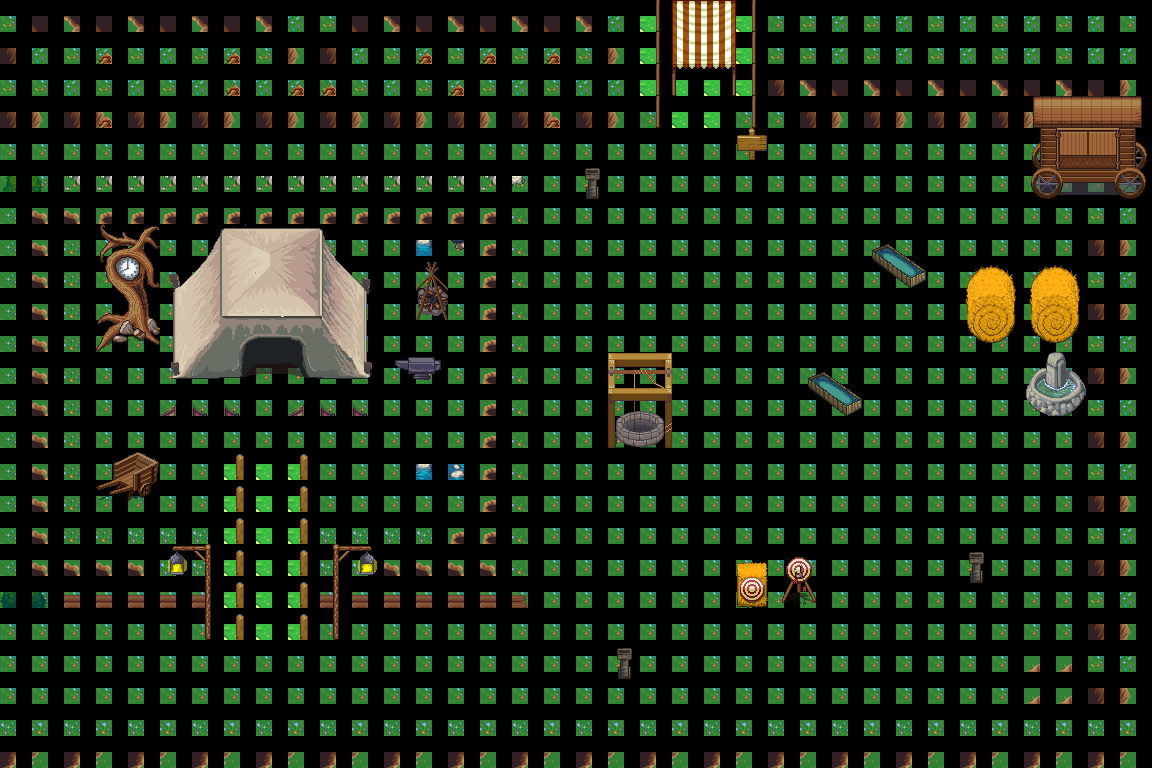

Below is a game level as drawn by its tile map, then a one-line description and the .tmx that defines it (tile-layer data replaced by summaries):
An orthogonal 36x24 tile map with 32x32 px tiles, 7 tile layers (Suelo, ElementosNoPasar(Arboles,Agua), Puentes, EstructurasParaEntrar, ...), 4 tilesets and 40 objects.

<map version="1.2" tiledversion="1.3.1" orientation="orthogonal" renderorder="left-up" compressionlevel="0" width="36" height="24" tilewidth="32" tileheight="32" infinite="0" backgroundcolor="#000000" nextlayerid="14" nextobjectid="56">
 <tileset firstgid="1" source="decorations-medieval.tsx" />
 <tileset firstgid="1025" source="forest_tiles.tsx" />
 <tileset firstgid="1281" source="Overworld.tsx" />
 <tileset firstgid="1641" source="hyptosis_tile-art-batch-1.tsx" />
 <layer id="1" name="Suelo" width="36" height="24" locked="1">
  <data>[864 cells, 862 non-empty, 2 distinct tile ids]</data>
 </layer>
 <layer id="3" name="ElementosNoPasar(Arboles,Agua)" width="36" height="24" locked="1">
  <properties>
   <property name="Colisionable" type="bool" value="true" />
  </properties>
  <data>[864 cells, 398 non-empty, 59 distinct tile ids]</data>
 </layer>
 <layer id="6" name="Puentes" width="36" height="24" locked="1">
  <data>[864 cells, 18 non-empty, 1 distinct tile ids]</data>
 </layer>
 <layer id="4" name="EstructurasParaEntrar" width="36" height="24" locked="1">
  <data>[864 cells, 3 non-empty, 2 distinct tile ids]</data>
 </layer>
 <layer id="7" name="Elementos Decorativos(SoloMirar)" width="36" height="24" locked="1">
  <properties>
   <property name="Colisionable" type="bool" value="true" />
  </properties>
  <data>[864 cells, 51 non-empty, 16 distinct tile ids]</data>
 </layer>
 <objectgroup color="#ff0000" id="11" name="Colisiona No habla" locked="1">
  <object id="19" x="574.667" y="158.667" width="33.3333" height="65.3333" />
  <object id="20" x="800" y="350.667" width="65.3333" height="68" />
  <object id="21" x="861.333" y="220" width="68" height="68" />
  <object id="22" x="960" y="544" width="33.3333" height="65.3333" />
  <object id="23" x="606.667" y="641.333" width="32" height="60" />
  <object id="27" x="2" y="702" width="1150" height="68" />
  <object id="28" x="1088" y="198" width="66" height="506" />
  <object id="29" x="0" y="-2" width="636" height="128" />
  <object id="30" x="768" y="2" width="378" height="124" />
  <object id="35" x="321" y="607" width="31" height="34" />
  <object id="36" x="192" y="606" width="33" height="35" />
  <object id="38" x="165" y="387" width="84" height="20" />
  <object id="39" x="295" y="386" width="83" height="25" />
  <object id="41" x="297" y="454" width="15" height="186" />
  <object id="43" x="230" y="451" width="19" height="187" />
  <object id="44" x="321" y="515" width="215" height="81" />
  <object id="45" x="486" y="173" width="50" height="340" />
  <object id="46" x="36" y="170" width="444" height="49" />
  <object id="47" x="21" y="170" width="68" height="404" />
  <object id="48" x="65" y="517" width="157" height="57" />
  <object id="51" x="646" y="2" width="18" height="116" />
  <object id="52" x="743" y="3" width="21" height="117" />
  <object id="53" x="308" y="268" width="44" height="100" />
  <object id="54" x="178" y="266" width="54" height="104" />
  <object id="55" x="236" y="264" width="72" height="66" />
 </objectgroup>
 <objectgroup color="#5500ff" id="12" name="Colisiona Habla" locked="1">
  <object id="1" x="97.3333" y="286.667" width="66.6667" height="65.3333">
   <properties>
    <property name="Conversacion" value="Este arbol siempre me ha dado mal rollo..." />
   </properties>
  </object>
  <object id="2" x="94.6667" y="446.667" width="66.6667" height="64">
   <properties>
    <property name="Conversacion" value="Este es el carro que usa mi padre para llevar la paja" />
   </properties>
  </object>
  <object id="3" x="416" y="444" width="62.6667" height="37.3333">
   <properties>
    <property name="Conversacion" value="Está empezando a tener moho" />
   </properties>
  </object>
  <object id="4" x="384" y="350.667" width="64" height="34.6667">
   <properties>
    <property name="Conversacion" value="Aquí es donde hace mi padre los huevos fritos cuando hace sol" />
   </properties>
  </object>
  <object id="5" x="417.333" y="289.333" width="30.6667" height="30.6667">
   <properties>
    <property name="Conversacion" value="Llevamos ya un tiempo sin acampar fuera" />
   </properties>
  </object>
  <object id="6" x="416" y="222.667" width="66.6667" height="33.3333">
   <properties>
    <property name="Conversacion" value="Está comido de mierda" />
   </properties>
  </object>
  <object id="7" x="609.333" y="414.667" width="62.6667" height="33.3333">
   <properties>
    <property name="Conversacion" value="Se puede escuchar los gritos del farselona" />
   </properties>
  </object>
  <object id="10" x="737.333" y="576" width="93.3333" height="32">
   <properties>
    <property name="Conversacion">Se puede ver en las dianas las
 competiciones contra mi padre</property>
   </properties>
  </object>
  <object id="11" x="1024" y="638.667" width="64" height="65.3333">
   <properties>
    <property name="Conversacion">Que mala pinta tiene esto...
Seguro que está bueno en el puchero</property>
   </properties>
  </object>
  <object id="14" x="958.667" y="256" width="126.667" height="96">
   <properties>
    <property name="Conversacion" value="Parecen bollycaos" />
   </properties>
  </object>
  <object id="16" x="1024" y="348" width="62.6667" height="66.6667">
   <properties>
    <property name="Conversacion" value="Aquí viene el Madrid a celebrar los trofeos" />
   </properties>
  </object>
  <object id="17" x="1022.67" y="129.333" width="124" height="64">
   <properties>
    <property name="Conversacion">Que buenos recuerdos cuando casi nos
despeñamos en esta basura de carreta</property>
   </properties>
  </object>
  <object id="18" x="736" y="126.667" width="33.3333" height="32">
   <properties>
    <property name="Conversacion" value="Pueblo Muela" />
   </properties>
  </object>
 </objectgroup>
 <objectgroup color="#00aa00" id="13" name="Salida" locked="1">
  <object id="49" x="255" y="351" width="34" height="33" />
  <object id="50" x="675" y="61" width="59" height="34" />
 </objectgroup>
 <layer id="8" name="Objetos(Hablan)" width="36" height="24" locked="1">
  <properties>
   <property name="Colisionable" type="bool" value="true" />
  </properties>
  <data>[864 cells, 69 non-empty, 60 distinct tile ids]</data>
 </layer>
 <layer id="10" name="Decorativo Sobre Decorativo" width="36" height="24" locked="1">
  <data>[864 cells, 6 non-empty, 6 distinct tile ids]</data>
 </layer>
</map>
